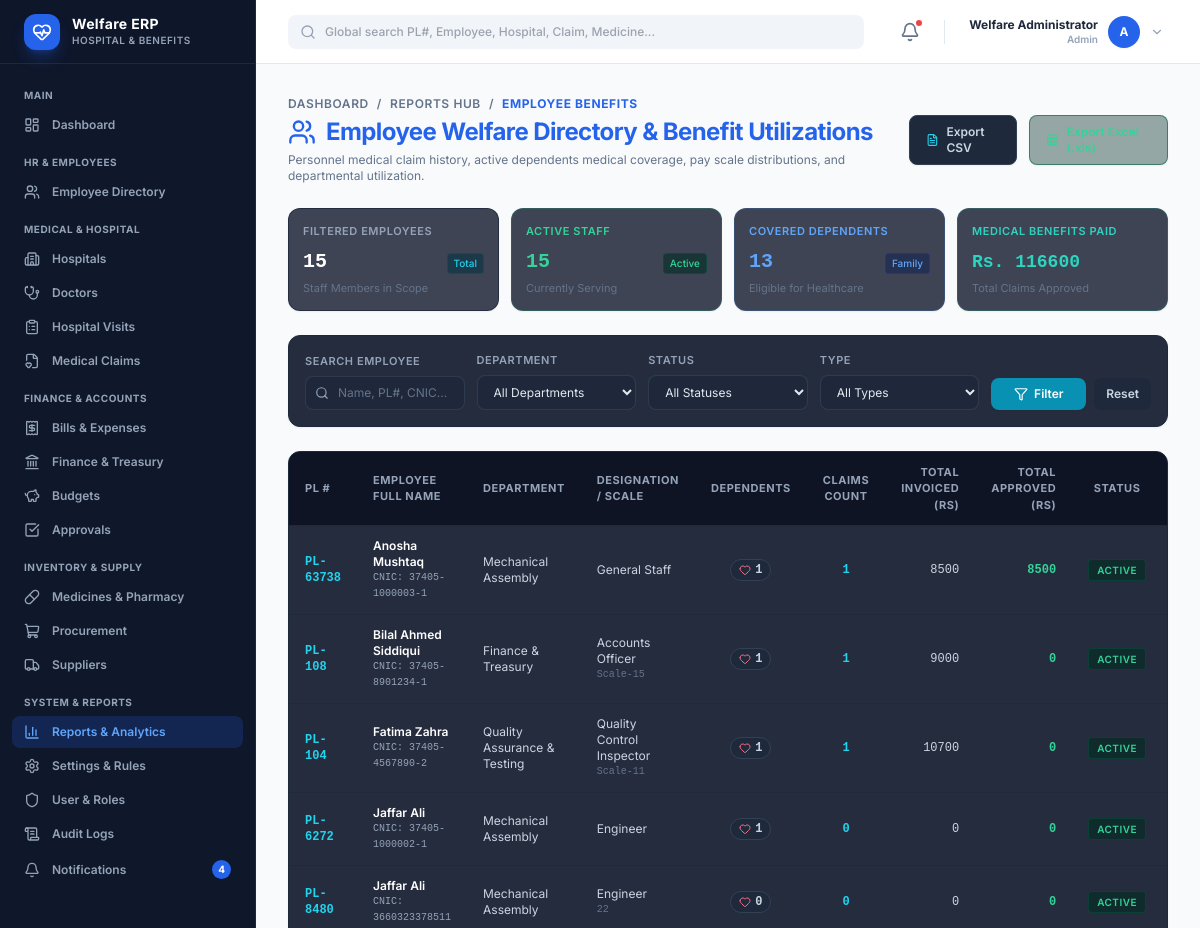
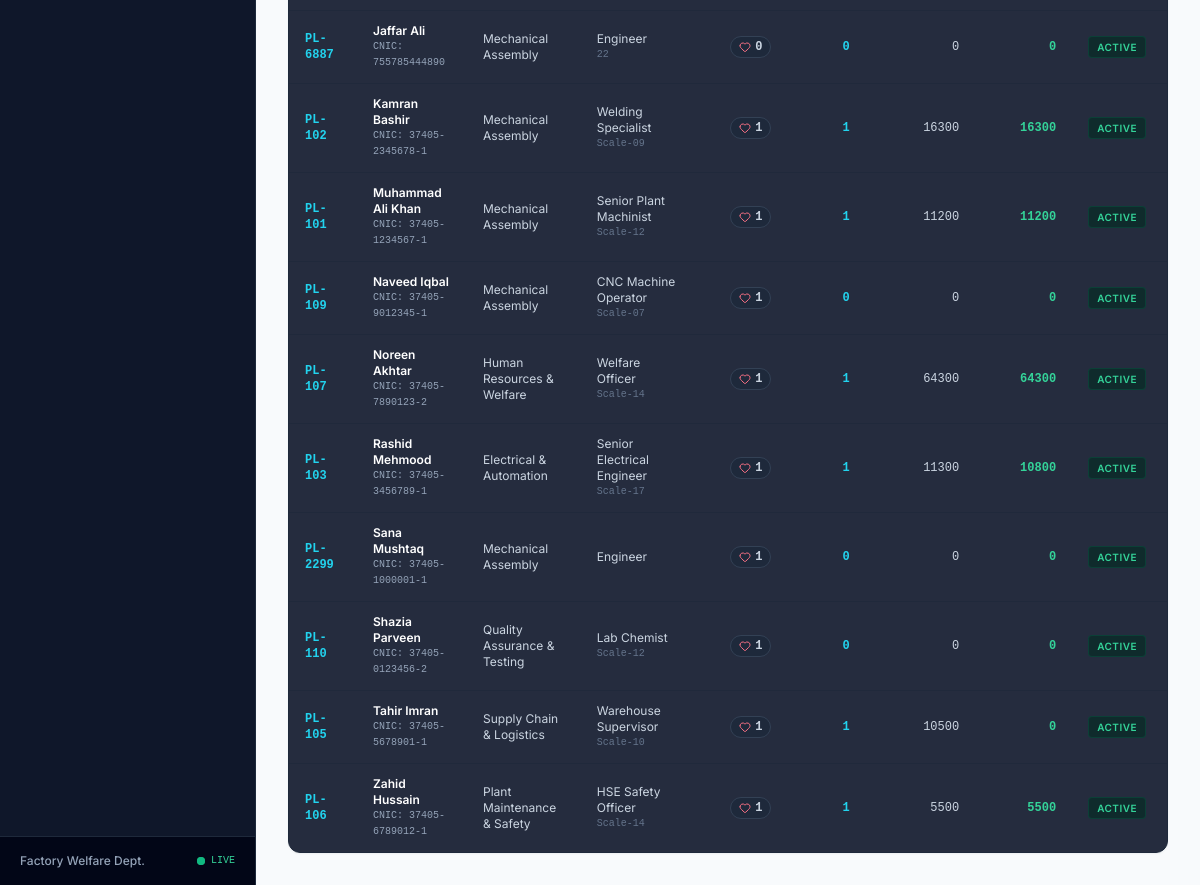
Before: /reports/employees/ (signed in) with the older database file (2 pictures, top to bottom).
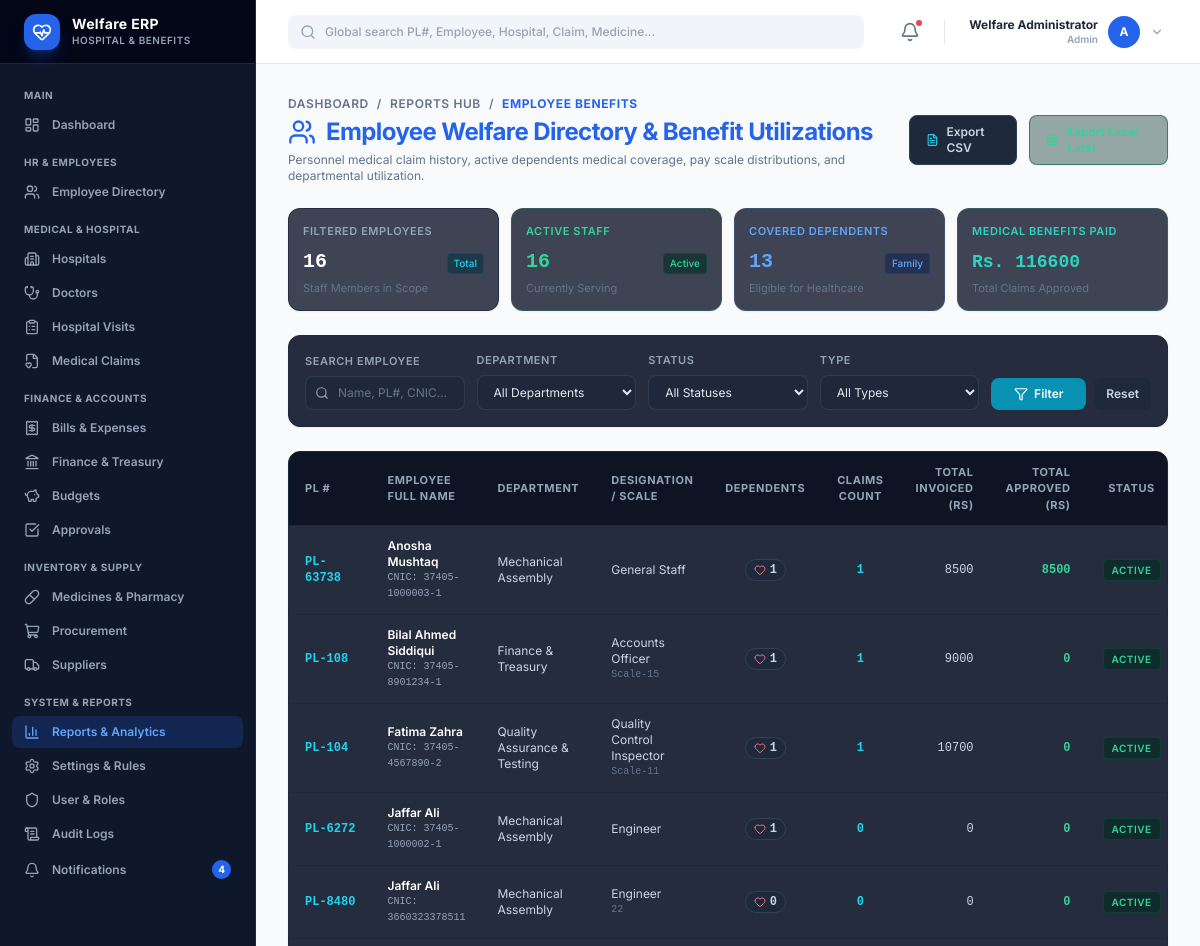
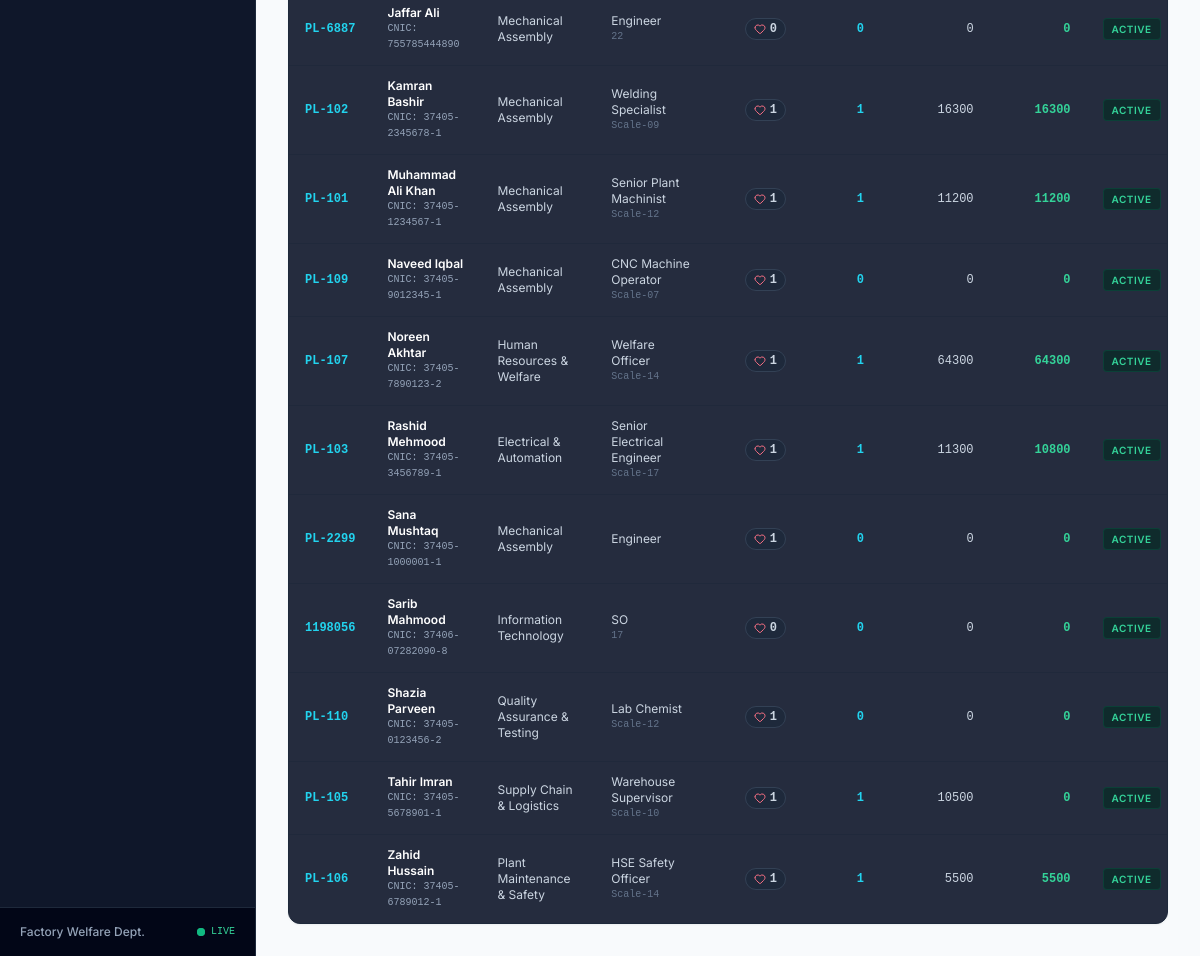
After: the same page with the newer database file (2 pictures, top to bottom).
### welfare_app/models.py (models this page shows, shortened)
class Employee(models.Model):
    GENDER_CHOICES = [
        ('Male', 'Male'),
        ('Female', 'Female'),
        ('Other', 'Other'),
    ]
    STATUS_CHOICES = [
        ('Active', 'Active'),
        ('Inactive', 'Inactive'),
        ('Retired', 'Retired'),
        ('Terminated', 'Terminated'),
        ('Suspended', 'Suspended'),
    ]
    EMPLOYMENT_TYPE_CHOICES = [
        ('Permanent', 'Permanent'),
        ('Contract', 'Contract'),
        ('Probation', 'Probation'),
        ('Temporary', 'Temporary'),
        ('Daily Wage', 'Daily Wage'),
        ('Intern', 'Intern'),
        ('Trainee / Apprentice', 'Trainee / Apprentice'),
        ('Other', 'Other'),
    ]
    pl_number = models.CharField(max_length=50, unique=True, verbose_name="Employee ID / PL#")
    name = models.CharField(max_length=120, verbose_name="Full Name")
    father_name = models.CharField(max_length=120, blank=True, null=True, verbose_name="Father/Guardian Name")
    department = models.CharField(max_length=120)
    designation = models.CharField(max_length=120, blank=True, null=True)
    joined_date = models.DateField(blank=True, null=True)
    created_at = models.DateTimeField(auto_now_add=True)
    cnic = models.CharField(max_length=20, unique=True, blank=True, null=True, verbose_name="CNIC")
    date_of_birth = models.DateField(blank=True, null=True)
    gender = models.CharField(max_length=20, choices=GENDER_CHOICES, blank=True, null=True)
    contact_number = models.CharField(max_length=50, blank=True, null=True)
    email = models.EmailField(blank=True, null=True)
    address = models.TextField(blank=True, null=True)
    grade_scale = models.CharField(max_length=50, blank=True, null=True, verbose_name="Pay Grade / Scale")
    employment_type = models.CharField(max_length=50, choices=EMPLOYMENT_TYPE_CHOICES, default='Permanent')
    employment_status = models.CharField(max_length=50, choices=STATUS_CHOICES, default='Active')
    basic_salary = models.DecimalField(max_digits=12, decimal_places=2, blank=True, null=True)
    bank_name = models.CharField(max_length=120, blank=True, null=True)
    bank_account = models.CharField(max_length=100, blank=True, null=True)
    bank_iban = models.CharField(max_length=100, blank=True, null=True)
    emergency_contact_name = models.CharField(max_length=120, blank=True, null=True)
    emergency_contact_phone = models.CharField(max_length=50, blank=True, null=True)
    emergency_contact_relation = models.CharField(max_length=50, blank=True, null=True)
    profile_picture = models.ImageField(upload_to='employees/photos/', blank=True, null=True)
    notes = models.TextField(blank=True, null=True)
    updated_at = models.DateTimeField(auto_now=True)
    class Meta:
        ordering = ['name']

### welfare_app/views/reports.py (the view, shortened to what this page needs)
# urls.py: path('reports/employees/', views.employee_report, name='employee_report'),
@login_required
def employee_report(request):
    employees = Employee.objects.all().prefetch_related('medical_claims', 'dependents')
    q = request.GET.get('q', '').strip()
    department = request.GET.get('department', '').strip()
    status = request.GET.get('status', '').strip()
    emp_type = request.GET.get('employment_type', '').strip()
    grade = request.GET.get('grade_scale', '').strip()
    if department:
        employees = employees.filter(department__icontains=department)
    if status:
        employees = employees.filter(employment_status=status)
    if emp_type:
        employees = employees.filter(employment_type=emp_type)
    if grade:
        employees = employees.filter(grade_scale__icontains=grade)
    total_staff = employees.count()
    active_staff = employees.filter(employment_status='Active').count()
    employee_rows = []
    total_claims_all = 0
    total_approved_all = 0
    total_dependents_all = 0
    for emp in employees.order_by('name'):
        claims = emp.medical_claims.all()
        claims_count = claims.count()
        total_billed = sum(c.total_bill_amount for c in claims)
        total_approved = sum(c.approved_amount for c in claims)
        dependents_count = emp.dependents.filter(status='Active').count()
        total_claims_all += claims_count
        total_approved_all += total_approved
        total_dependents_all += dependents_count
        employee_rows.append({
            'employee': emp,
            'claims_count': claims_count,
            'total_billed': float(total_billed),
            'total_approved': float(total_approved),
            'dependents_count': dependents_count,
        })
    paginator = Paginator(employee_rows, 50)
    page_obj = paginator.get_page(request.GET.get('page'))
    departments = Department.objects.filter(is_active=True).values_list('name', flat=True)
    if not departments:
        departments = Employee.objects.values_list('department', flat=True).distinct()
    return render(request, 'welfare_app/reports/employee.html', {
        'page_obj': page_obj,
        'q': q,
        'department': department,
        'status': status,
        'employment_type': emp_type,
        'grade_scale': grade,
        'departments': departments,
        'total_staff': total_staff,
        'active_staff': active_staff,
        'total_approved_all': float(total_approved_all),
        'total_dependents_all': total_dependents_all,
        'active_nav': 'reports',
    })

### welfare_app/context_processors.py (called while the page is built)
def welfare_context(request):
    context = {
        'app_name': 'Welfare ERP',
        'app_subtitle': 'Hospital Management System',
    }
    if request.user.is_authenticated:
        context['unread_notifications_count'] = Notification.objects.filter(
            user=request.user, is_read=False
        ).count()
        try:
            context['user_profile'] = request.user.profile
            context['user_role'] = request.user.profile.role
        except Exception:
            context['user_profile'] = None
            context['user_role'] = 'Admin' if request.user.is_superuser else 'Employee'
    return context

### welfare_app/templatetags/welfare_tags.py (called while the page is built)
@register.simple_tag(takes_context=True)
def is_active_nav(context, nav_name):
    active_nav = context.get('active_nav', '')
    if active_nav == nav_name:
        return 'bg-blue-600/20 text-blue-400'
    return 'text-slate-400 hover:bg-slate-800 hover:text-white'

### welfare_app/utils/helpers.py (called while the page is built)
def get_client_ip(request):
    x_forwarded_for = request.META.get('HTTP_X_FORWARDED_FOR')
    if x_forwarded_for:
        ip = x_forwarded_for.split(',')[0]
    else:
        ip = request.META.get('REMOTE_ADDR')
    return ip

### welfare_app/templates/welfare_app/reports/employee.html (shortened to what the changed rows need)
{% extends "welfare_app/base.html" %}
{% load static %}
{% block content %}
<div class="space-y-6">
  <div class="flex flex-col md:flex-row md:items-center md:justify-between gap-4">
    <div>
      <h1 class="text-2xl font-bold text-blue-600 tracking-tight flex items-center gap-2.5">
        <i data-lucide="users" class="w-7 h-7 text-blue-600"></i>
        Employee Welfare Directory & Benefit Utilizations
      </h1>
    </div>
  </div>
  <div class="grid grid-cols-2 sm:grid-cols-4 gap-3">
    <div class="bg-slate-900/80 border border-slate-800/80 rounded-xl p-3.5 flex flex-col justify-between shadow-sm">
      <div class="mt-2 flex items-baseline justify-between">
        <div class="text-xl font-bold text-white font-mono">{{ total_staff }}</div>
        <span class="text-[10px] text-cyan-400 font-medium bg-cyan-950/60 border border-cyan-800/40 px-1.5 py-0.5 rounded">Total</span>
      </div>
    </div>
    <div class="bg-slate-900/80 border border-emerald-500/20 rounded-xl p-3.5 flex flex-col justify-between shadow-sm">
      <div class="mt-2 flex items-baseline justify-between">
        <div class="text-xl font-bold text-emerald-400 font-mono">{{ active_staff }}</div>
        <span class="text-[10px] text-emerald-400 font-medium bg-emerald-950/60 border border-emerald-800/40 px-1.5 py-0.5 rounded">Active</span>
      </div>
    </div>
  </div>
  <div class="bg-slate-900/90 border border-slate-800 rounded-xl overflow-hidden shadow-sm">
    <div class="overflow-x-auto">
      <table class="w-full text-left border-collapse">
        <thead>
          <tr class="bg-slate-950/60 border-b border-slate-800 text-[11px] font-semibold text-slate-400 uppercase tracking-wider">
            <th class="py-3 px-4">PL #</th>
            <th class="py-3 px-4">Employee Full Name</th>
            <th class="py-3 px-4">Department</th>
            <th class="py-3 px-4">Designation / Scale</th>
            <th class="py-3 px-4 text-center">Dependents</th>
            <th class="py-3 px-4 text-center">Claims Count</th>
            <th class="py-3 px-4 text-right">Total Invoiced (Rs)</th>
            <th class="py-3 px-4 text-right">Total Approved (Rs)</th>
            <th class="py-3 px-4 text-center">Status</th>
            <th class="py-3 px-4 text-right">Action</th>
          </tr>
        </thead>
        <tbody class="divide-y divide-slate-800/60 text-xs">
          {% for row in page_obj %}
          <tr class="hover:bg-slate-800/40 transition-colors">
            <td class="py-3 px-4 font-mono font-bold text-cyan-400">
              <a href="{% url 'employee_detail' row.employee.pk %}" class="hover:underline">{{ row.employee.pl_number }}</a>
            </td>
            <td class="py-3 px-4">
              <div class="font-semibold text-white">{{ row.employee.name }}</div>
              <div class="text-[10px] text-slate-400 font-mono">
                CNIC: {{ row.employee.cnic|default:'N/A' }}
              </div>
            </td>
            <td class="py-3 px-4 text-slate-300">
              {{ row.employee.department }}
            </td>
            <td class="py-3 px-4 text-slate-300">
              <div>{{ row.employee.designation|default:'General Staff' }}</div>
              {% if row.employee.grade_scale %}
              <div class="text-[10px] text-slate-500 font-mono">{{ row.employee.grade_scale }}</div>
              {% endif %}
            </td>
            <td class="py-3 px-4 text-center font-mono font-bold text-slate-300">
              <span class="inline-flex items-center gap-1 px-2 py-0.5 rounded-full bg-slate-800 border border-slate-700 text-xs">
                <i data-lucide="heart" class="w-3 h-3 text-rose-400"></i>
                {{ row.dependents_count }}
              </span>
            </td>
            <td class="py-3 px-4 text-center font-mono font-bold text-cyan-400">
              {{ row.claims_count }}
            </td>
            <td class="py-3 px-4 text-right font-mono text-slate-300">
              {{ row.total_billed|floatformat:0 }}
            </td>
            <td class="py-3 px-4 text-right font-mono font-bold text-emerald-400">
              {{ row.total_approved|floatformat:0 }}
            </td>
            <td class="py-3 px-4 text-center">
              <span class="inline-block px-2 py-0.5 rounded text-[10px] font-semibold uppercase tracking-wider
                {% if row.employee.employment_status == 'Active' %}bg-emerald-950/60 border border-emerald-800/40 text-emerald-400
                {% elif row.employee.employment_status == 'Retired' %}bg-blue-950/60 border border-blue-800/40 text-blue-400
                {% else %}bg-slate-800 border border-slate-700 text-slate-400{% endif %}">
                {{ row.employee.employment_status }}
              </span>
            </td>
            <td class="py-3 px-4 text-right">
            </td>
          </tr>
          {% endfor %}
        </tbody>
      </table>
    </div>
  </div>
</div>
{% endblock %}

Changed rows visible on the page:
added Employee: employee.pl_number "1198056", employee.name "Sarib Mahmood", employee.cnic "37406-07282090-8", employee.department "Information Technology", employee.designation "SO", employee.grade_scale "17", dependents_count "0", claims_count "0", total_billed "0", total_approved "0", employee.employment_status "ACTIVE"
Other visible differences:
{{ total_staff }}: "15" → "16"
{{ active_staff }}: "15" → "16"
